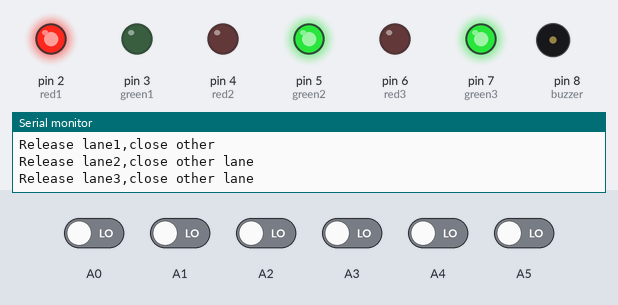
A sketch run on a simulated Arduino Uno, built with avr-gcc and run on an emulated ATmega328P. Shown: output pins drawn as LEDs (lit = HIGH), buzzer (waves = sounding, pin HIGH), the last lines printed to the serial monitor. The test bench sets the inputs (shaded band); at power-on: A0–5 LOW.

Above: at 21.9 s.
22.0 s: A3 driven HIGH
At 30.9 s:
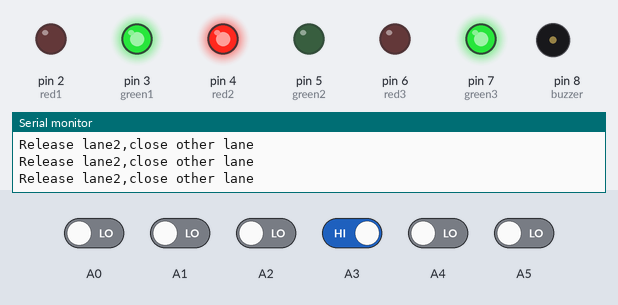
32.0 s: A3 driven LOW
At 43.0 s:
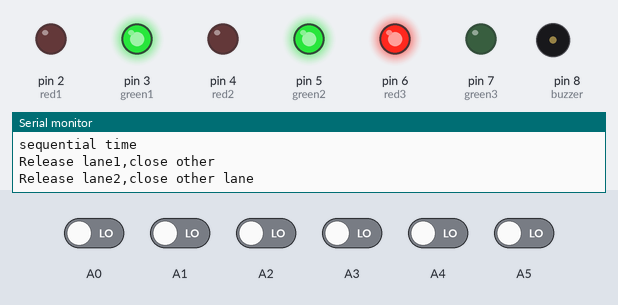
54.0 s: A1 driven HIGH
At 55.1 s:
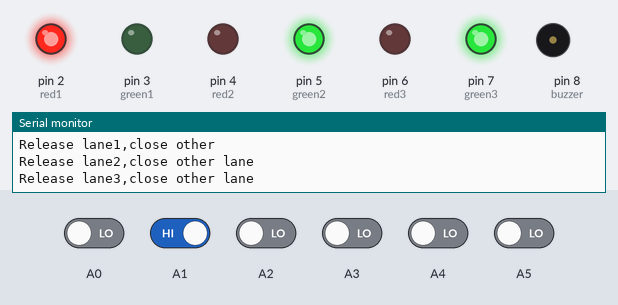
Timing chart, 0 to 57.0 s (numbered marks = the images above; inputs shaded):
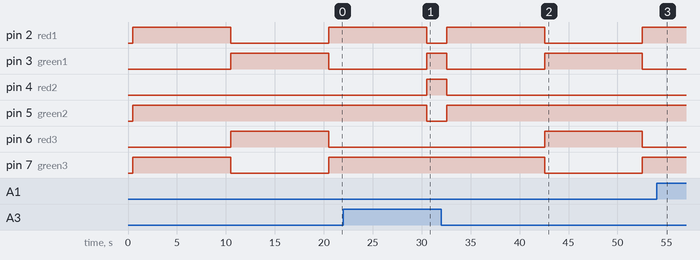

Measured:
- after the input at 22.0 s, pin 2 (red1), pin 5 (green2): HIGH → LOW after 8.5 s; pin 3 (green1), pin 4 (red2): LOW → HIGH after 8.5 s
- after the input at 32.0 s, pin 2 (red1): LOW → HIGH after 0.55 s, → LOW 10.0 s later, → HIGH 10.0 s later; pin 3 (green1): HIGH → LOW after 0.55 s, → HIGH 10.0 s later, → LOW 10.0 s later; pin 4 (red2): HIGH → LOW after 0.55 s; pin 5 (green2): LOW → HIGH after 0.55 s; pin 6 (red3): LOW → HIGH after 10.5 s, → LOW 10.0 s later
- after the input at 54.0 s, pin 2 (red1), pin 7 (green3): stays HIGH (without the input it goes to LOW after 19.1 s); pin 3 (green1), pin 6 (red3): stays LOW (without the input it goes to HIGH after 19.1 s)

The sketch:

Automatic_traffic_system.ino
```cpp
////please see the comment on every case
// you can consider any number cases u need
//else if (IR# == HIGH && IR# == HIGH)  #:number,high/low based on calibration
//
//
//

int red1=     2;
int green1=   3;
int red2=     4;
int green2=   5;
int red3=     6;
int green3=   7;
int buzzer=   8;
int value =HIGH;


void setup() {
  Serial.begin (9600);
pinMode(A0, INPUT);
pinMode(A1, INPUT);
pinMode(A2, INPUT);
pinMode(A3, INPUT);
pinMode(A4, INPUT);
pinMode(A5, INPUT);
pinMode(red1, OUTPUT);
pinMode(green1, OUTPUT);
pinMode(red2, OUTPUT);
pinMode(green2, OUTPUT);
pinMode(red3, OUTPUT);
pinMode(green3, OUTPUT);
pinMode(buzzer, OUTPUT);
}

void loop()
{

 int IR1 = digitalRead(A0); // lane1 less density
  int IR2 = digitalRead(A1); // lane1 high density
  int IR3 = digitalRead(A2);//  lane2 less density
  int IR4 = digitalRead(A3);//  lane2 high density
  int IR5 = digitalRead(A4);//  lane3 less density
  int IR6 = digitalRead(A5);//  lane3 high density
//
if(IR2 == HIGH) // CASE1: LANE1 HIGH DENSITY only
  {
    digitalWrite(red1, HIGH);
    digitalWrite(red2, LOW);
    digitalWrite(red3, LOW);
    digitalWrite(green1, LOW);
    digitalWrite(green2, HIGH);
    digitalWrite(green3, HIGH);
   Serial.println("Release lane1,close other");
  }
   else if (IR4 == HIGH)//CASE2: LANE2 HIGH DENSITY only
   {
    digitalWrite(red1, LOW);
    digitalWrite(red2, HIGH);
    digitalWrite(red3, LOW);
    digitalWrite(green1, HIGH);
    digitalWrite(green2, LOW);
    digitalWrite(green3, HIGH);
   Serial.println("Release lane2,close other lane");
  }
else if (IR6 == HIGH) //CASE3: LANE3 HIGH DENSITY only
{
    digitalWrite(red1, LOW);
    digitalWrite(red2, LOW);
    digitalWrite(red3, HIGH);
    digitalWrite(green1, HIGH);
    digitalWrite(green2, HIGH);
    digitalWrite(green3, LOW);
    Serial.println("Release lane3,close other lane");
}
 else if (IR2 == HIGH && IR4 == HIGH) // if lane one  and  lane2  has high density then
   {
     Serial.println("priority rule 1");
   digitalWrite(red1, HIGH);
    digitalWrite(red2, LOW);
    digitalWrite(red3, LOW);
    digitalWrite(green1, LOW);
    digitalWrite(green2, HIGH);
    digitalWrite(green3, HIGH);
     Serial.println("Release lane1,close other");
         delay(7000);
    digitalWrite(red1, LOW);
    digitalWrite(red2, LOW);
    digitalWrite(red3, HIGH);
    digitalWrite(green1, HIGH);
    digitalWrite(green2, HIGH);
    digitalWrite(green3, LOW);
     Serial.println("Release lane2,close other lane");
     delay(7000);
    digitalWrite(red1, HIGH);
    digitalWrite(red2, LOW);
    digitalWrite(red3, LOW);
    digitalWrite(green1, LOW);
    digitalWrite(green2, HIGH);
    digitalWrite(green3, HIGH);
      Serial.println("Release lane3,close other lane");
     delay(3000);
  }
else {
    Serial.println("sequential time");
    delay(500);
    digitalWrite(red1, HIGH);
    digitalWrite(red2, LOW);
    digitalWrite(red3, LOW);
    digitalWrite(green1, LOW);
    digitalWrite(green2, HIGH);
    digitalWrite(green3, HIGH);
     Serial.println("Release lane1,close other");
         delay(10000);
    digitalWrite(red1, LOW);
    digitalWrite(red2, LOW);
    digitalWrite(red3, HIGH);
    digitalWrite(green1, HIGH);
    digitalWrite(green2, HIGH);
    digitalWrite(green3, LOW);
     Serial.println("Release lane2,close other lane");
     delay(10000);
    digitalWrite(red1, HIGH);
    digitalWrite(red2, LOW);
    digitalWrite(red3, LOW);
    digitalWrite(green1, LOW);
    digitalWrite(green2, HIGH);
    digitalWrite(green3, HIGH);
      Serial.println("Release lane3,close other lane");
     delay(10000);

 }
}
```
